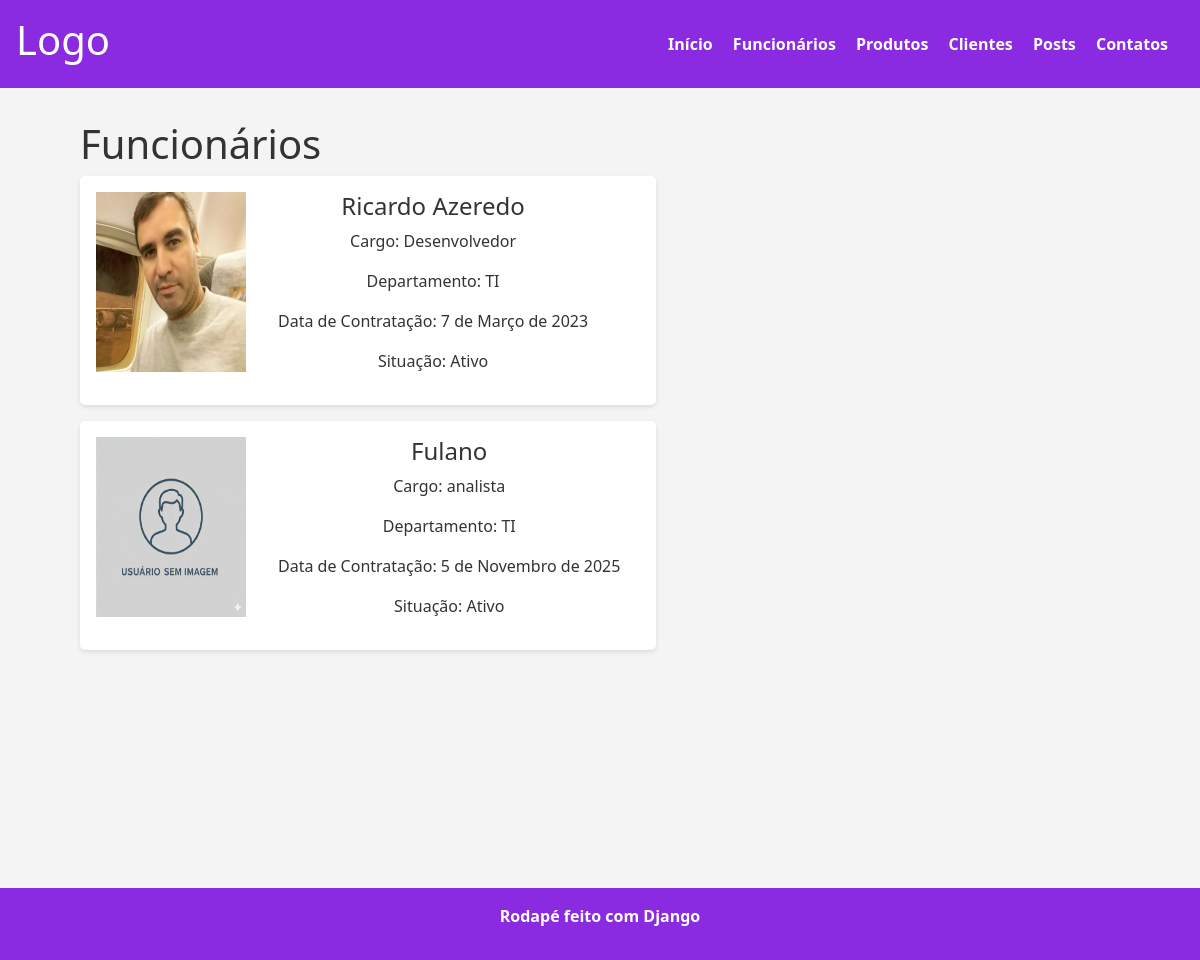
The app's page /funcionarios/ with its own data.
### rh/models.py (models this page shows, shortened)
class Funcionarios(models.Model):
    foto = models.ImageField(null=True, blank=True)
    nome = models.CharField(max_length=100)
    cargo = models.CharField(max_length=100)
    departamento = models.CharField(max_length=100)
    data_contratacao = models.DateField()
    status = models.BooleanField(default=True)
    class Meta:
        verbose_name = "Funcionário"
        verbose_name_plural = "Funcionários" # Define o nome plural correto

### rh/views.py (the view)
# urls.py: path('funcionarios/',views.funcionarios, name='funcionarios'),
def funcionarios(request):
    funcionarios = Funcionarios.objects.filter(status=True)
    context = {
        'funcionarios': funcionarios
    }
    return render(request,'funcionarios.html',context)

### rh/templates/funcionarios.html (shortened to what this page needs)
{% extends "base.html" %}
{% block content %}
    <h1> Funcionários</h1>
    {% for funcionario in funcionarios %}
    <section class="card-funcionario">
        {% if funcionario.foto.url != null %}
        <img src="{{ funcionario.foto.url }}" alt="Foto de {{funcionario.nome}}">
        {% else %}
        <img src="/static/images/usuario-sem-imagem.png" alt="Foto padrão de usuário">
        {% endif %}
        <div class="info-funcionario">
            <h4>{{funcionario.nome}}</h4>
            <p>Cargo: {{funcionario.cargo}} </p>
            <p>Departamento: {{funcionario.departamento}} </p>
            <p>Data de Contratação: {{funcionario.data_contratacao}}</p>
            {% if funcionario.status == True %}
                <p>Situação: Ativo</p>
            {% endif %}
        </div>
    </section>
    {% endfor %}
{% endblock %}

### static/css/style.css (style rules this page uses)
* { margin:0; padding: 0; box-sizing: border-box; }
body { background-color: #f4f4f4; color: #333; display: flex; flex-direction: column; font-size: 16px; }
.card-funcionario { display:flex; width: 36rem; background-color: #fff; padding: 1rem; margin-bottom: 1rem; border-radius: 5px; box-shadow: 0 2px 4px rgba(0,0,0,0.1); }
.card-funcionario img { width: 150px; height: 180px; }
.info-funcionario { display: flex; flex-direction: column; align-items: center; margin-left: 2rem; }

### records on screen
Funcionarios: foto (picture), nome "Ricardo Azeredo", cargo "Desenvolvedor", departamento "TI", data_contratacao "7 de Março de 2023", status "Situação: Ativo"
Funcionarios: nome "Fulano", cargo "analista", departamento "TI", data_contratacao "5 de Novembro de 2025", status "Situação: Ativo"
